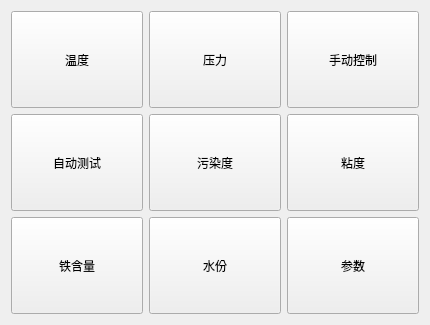
<?xml version="1.0" encoding="UTF-8"?>
<ui version="4.0">
 <class>FactoryCalibration</class>
 <widget class="QWidget" name="FactoryCalibration">
  <property name="geometry">
   <rect>
    <x>0</x>
    <y>0</y>
    <width>430</width>
    <height>325</height>
   </rect>
  </property>
  <property name="windowTitle">
   <string>Form</string>
  </property>
  <layout class="QGridLayout" name="gridLayout">
   <item row="2" column="1">
    <widget class="QPushButton" name="moisture">
     <property name="sizePolicy">
      <sizepolicy hsizetype="Minimum" vsizetype="Minimum">
       <horstretch>0</horstretch>
       <verstretch>0</verstretch>
      </sizepolicy>
     </property>
     <property name="text">
      <string>水份</string>
     </property>
    </widget>
   </item>
   <item row="1" column="0">
    <widget class="QPushButton" name="autoTest">
     <property name="sizePolicy">
      <sizepolicy hsizetype="Minimum" vsizetype="Minimum">
       <horstretch>0</horstretch>
       <verstretch>0</verstretch>
      </sizepolicy>
     </property>
     <property name="text">
      <string>自动测试</string>
     </property>
    </widget>
   </item>
   <item row="0" column="2">
    <widget class="QPushButton" name="manualControl">
     <property name="sizePolicy">
      <sizepolicy hsizetype="Minimum" vsizetype="Minimum">
       <horstretch>0</horstretch>
       <verstretch>0</verstretch>
      </sizepolicy>
     </property>
     <property name="text">
      <string>手动控制</string>
     </property>
    </widget>
   </item>
   <item row="2" column="0">
    <widget class="QPushButton" name="FeContent">
     <property name="sizePolicy">
      <sizepolicy hsizetype="Minimum" vsizetype="Minimum">
       <horstretch>0</horstretch>
       <verstretch>0</verstretch>
      </sizepolicy>
     </property>
     <property name="text">
      <string>铁含量</string>
     </property>
    </widget>
   </item>
   <item row="1" column="2">
    <widget class="QPushButton" name="viscosity">
     <property name="sizePolicy">
      <sizepolicy hsizetype="Minimum" vsizetype="Minimum">
       <horstretch>0</horstretch>
       <verstretch>0</verstretch>
      </sizepolicy>
     </property>
     <property name="text">
      <string>粘度</string>
     </property>
    </widget>
   </item>
   <item row="0" column="0">
    <widget class="QPushButton" name="temperature">
     <property name="sizePolicy">
      <sizepolicy hsizetype="Minimum" vsizetype="Minimum">
       <horstretch>0</horstretch>
       <verstretch>0</verstretch>
      </sizepolicy>
     </property>
     <property name="text">
      <string>温度</string>
     </property>
    </widget>
   </item>
   <item row="2" column="2">
    <widget class="QPushButton" name="parameter">
     <property name="sizePolicy">
      <sizepolicy hsizetype="Minimum" vsizetype="Minimum">
       <horstretch>0</horstretch>
       <verstretch>0</verstretch>
      </sizepolicy>
     </property>
     <property name="text">
      <string>参数</string>
     </property>
    </widget>
   </item>
   <item row="1" column="1">
    <widget class="QPushButton" name="pollute">
     <property name="sizePolicy">
      <sizepolicy hsizetype="Minimum" vsizetype="Minimum">
       <horstretch>0</horstretch>
       <verstretch>0</verstretch>
      </sizepolicy>
     </property>
     <property name="text">
      <string>污染度</string>
     </property>
    </widget>
   </item>
   <item row="0" column="1">
    <widget class="QPushButton" name="pressure">
     <property name="sizePolicy">
      <sizepolicy hsizetype="Minimum" vsizetype="Minimum">
       <horstretch>0</horstretch>
       <verstretch>0</verstretch>
      </sizepolicy>
     </property>
     <property name="text">
      <string>压力</string>
     </property>
    </widget>
   </item>
  </layout>
 </widget>
 <resources/>
 <connections/>
</ui>
